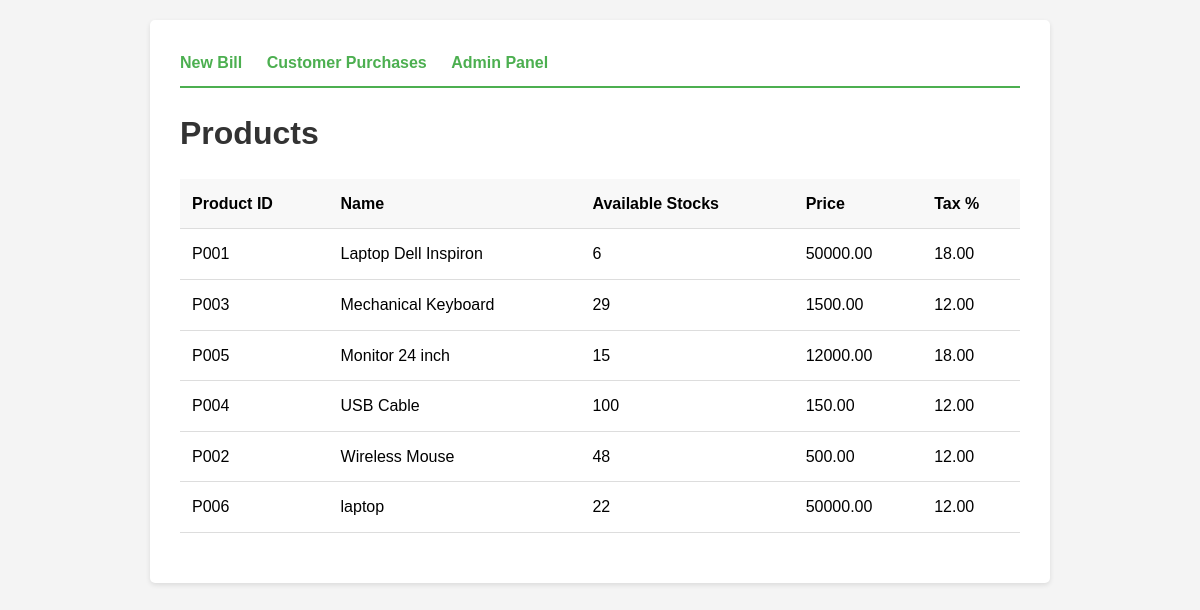
Screenshot of /products/ with the database file from the repository.
### billing/models.py (models this page shows, shortened)
class Product(models.Model):
    product_id = models.CharField(max_length=50, unique=True, db_index=True)
    name = models.CharField(max_length=200)
    available_stocks = models.IntegerField(
        validators=[MinValueValidator(0)],
        default=0
    )
    price = models.DecimalField(
        max_digits=10,
        decimal_places=2,
        validators=[MinValueValidator(Decimal('0.01'))]
    )
    tax_percentage = models.DecimalField(
        max_digits=5,
        decimal_places=2,
        validators=[MinValueValidator(Decimal('0.00'))],
        help_text="Tax percentage (e.g., 18.00 for 18%)"
    )
    created_at = models.DateTimeField(auto_now_add=True)
    updated_at = models.DateTimeField(auto_now=True)
    class Meta:
        ordering = ['name']
        indexes = [
            models.Index(fields=['product_id']),
        ]

### billing/views.py (the view)
# urls.py: path('products/', views.products_list, name='products_list'),
def products_list(request):
    products = Product.objects.all()
    return render(request, 'billing/products.html', {'products': products})

### templates/billing/products.html (shortened to what this page needs)
{% extends 'base.html' %}
{% block content %}
<h1>Products</h1>
<table>
    <thead>
        <tr>
            <th>Product ID</th>
            <th>Name</th>
            <th>Available Stocks</th>
            <th>Price</th>
            <th>Tax %</th>
        </tr>
    </thead>
    <tbody>
        {% for p in products %}
        <tr>
            <td>{{ p.product_id }}</td>
            <td>{{ p.name }}</td>
            <td>{{ p.available_stocks }}</td>
            <td>{{ p.price }}</td>
            <td>{{ p.tax_percentage }}</td>
        </tr>
        {% empty %}
        <tr><td colspan="5">No products found.</td></tr>
        {% endfor %}
    </tbody>
</table>
{% endblock %}

### templates/base.html (shortened to what this page needs)
<!DOCTYPE html>
<html lang="en">
<head>
</head>
<body>
    <div class="container">
        <div class="nav">
            <a href="/">New Bill</a>
            <a href="/customer-purchases/">Customer Purchases</a>
            <a href="/admin/">Admin Panel</a>
        </div>
        {% block content %}{% endblock %}
    </div>
</body>
</html>

### templates/base.html (style rules this page uses)
* { margin: 0; padding: 0; box-sizing: border-box; }
body { font-family: Arial, sans-serif; line-height: 1.6; padding: 20px; background-color: #f4f4f4; }
.container { max-width: 900px; margin: 0 auto; background: white; padding: 30px; border-radius: 5px; box-shadow: 0 2px 5px rgba(0,0,0,0.1); }
h1, h2, h3 { margin-bottom: 20px; color: #333; }
table { width: 100%; border-collapse: collapse; margin: 20px 0; }
table th, table td { padding: 12px; text-align: left; border-bottom: 1px solid #ddd; }
table th { background-color: #f8f8f8; font-weight: bold; }
.nav { margin-bottom: 20px; padding-bottom: 10px; border-bottom: 2px solid #4CAF50; }
.nav a { color: #4CAF50; text-decoration: none; margin-right: 20px; font-weight: bold; }

### rows the page displays
Product: product_id "P001", name "Laptop Dell Inspiron", available_stocks "6", price "50000.00", tax_percentage "18.00"
Product: product_id "P003", name "Mechanical Keyboard", available_stocks "29", price "1500.00", tax_percentage "12.00"
Product: product_id "P005", name "Monitor 24 inch", available_stocks "15", price "12000.00", tax_percentage "18.00"
Product: product_id "P004", name "USB Cable", available_stocks "100", price "150.00", tax_percentage "12.00"
Product: product_id "P002", name "Wireless Mouse", available_stocks "48", price "500.00", tax_percentage "12.00"
Product: product_id "P006", name "laptop", available_stocks "22", price "50000.00", tax_percentage "12.00"
